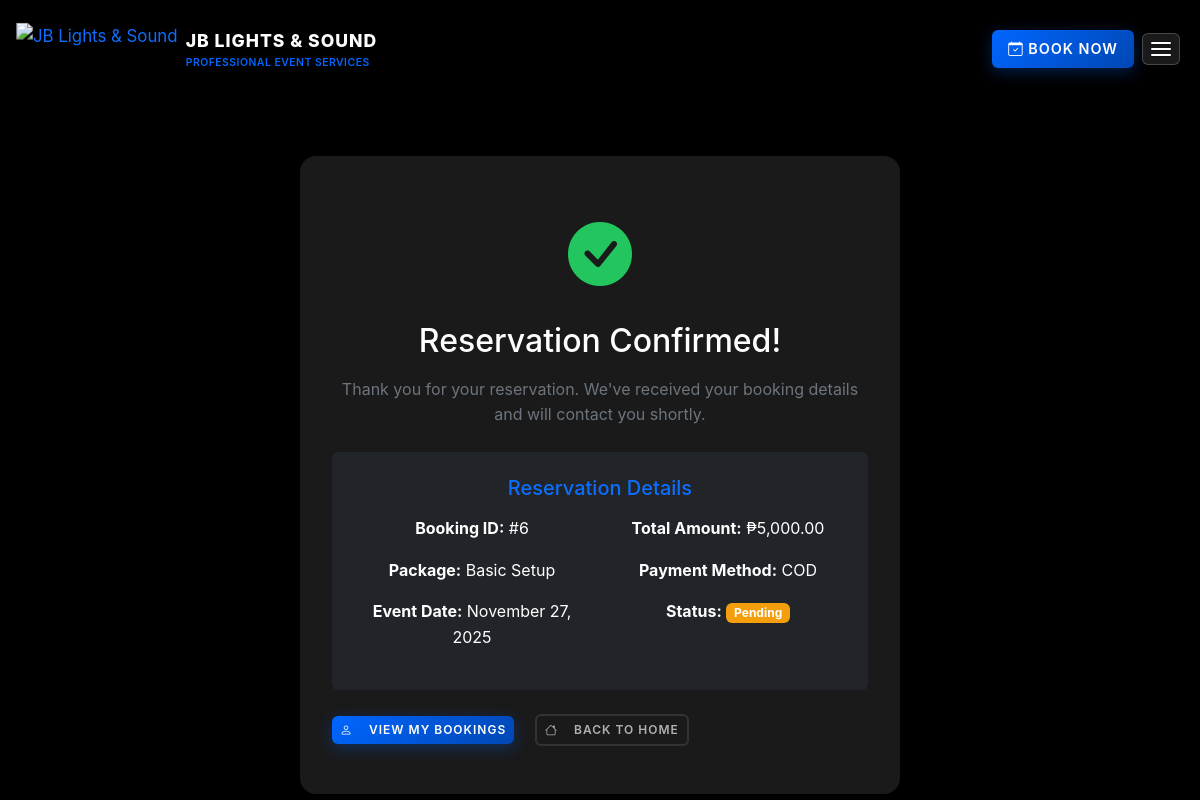
Page /reservation_success.php?id=6 (signed in) on the earlier database version.
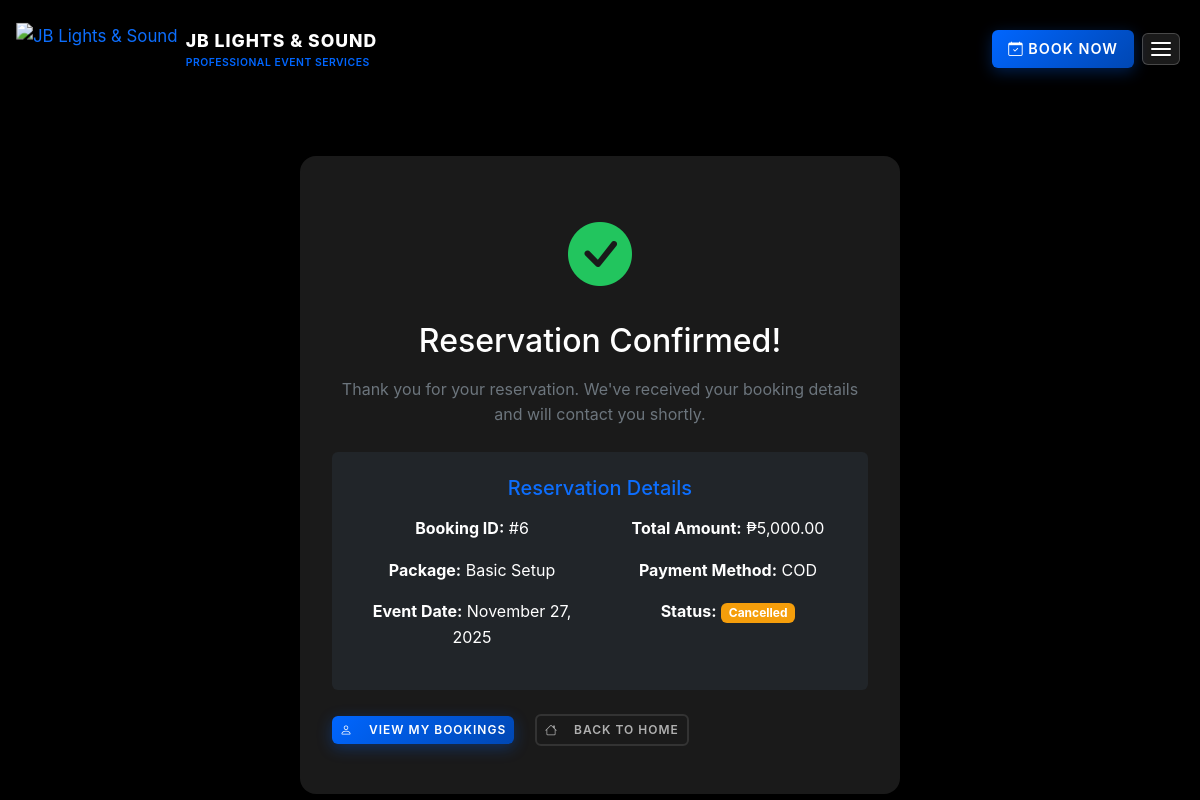
Same page on the later database version.
### tables this page shows
CREATE TABLE `reservations` (
  `id` int(11) NOT NULL,
  `contact_name` varchar(100) NOT NULL,
  `contact_email` varchar(100) NOT NULL,
  `contact_phone` varchar(20) NOT NULL,
  `event_type` varchar(50) NOT NULL,
  `event_date` date NOT NULL,
  `start_time` time DEFAULT NULL,
  `end_time` time DEFAULT NULL,
  `event_address` text NOT NULL,
  `event_location` text DEFAULT NULL,
  `landmark_notes` text DEFAULT NULL,
  `preferred_contact` varchar(20) DEFAULT 'phone',
  `social_media_handle` varchar(100) DEFAULT NULL,
  `package` varchar(100) NOT NULL,
  `total_amount` decimal(10,2) NOT NULL,
  `payment_method` varchar(20) NOT NULL,
  `downpayment_amount` decimal(10,2) DEFAULT 0.00,
  `status` varchar(20) DEFAULT 'Pending',
  `created_at` timestamp NOT NULL DEFAULT current_timestamp(),
  `updated_at` timestamp NOT NULL DEFAULT current_timestamp() ON UPDATE current_timestamp()
);

### reservation_success.php (the view, shortened to what this page needs)
<?php
require_once 'db/db_connect.php';
$reservation_id = $_GET['id'] ?? 0;
$user = getCurrentUser();
$reservation = null;
if ($reservation_id > 0) {
    $stmt = $conn->prepare("SELECT * FROM reservations WHERE id = ? AND contact_email = ?");
    $stmt->bind_param("is", $reservation_id, $user['email']);
    $stmt->execute();
    $result = $stmt->get_result();
    $reservation = $result->fetch_assoc();
}
?>
<!DOCTYPE html>
<html lang="en">
<head>
    <link href="https://cdn.jsdelivr.net/npm/bootstrap@5.3.2/dist/css/bootstrap.min.css" rel="stylesheet">
    <link href="https://cdn.jsdelivr.net/npm/bootstrap-icons@1.11.3/font/bootstrap-icons.css" rel="stylesheet">
    <link rel="stylesheet" href="css/main.css">
</head>
<body class="dark-mode">
    <header class="main-header">
    <header class="main-header">
        <div class="header-container">
            <a href="index.php" class="logo">
                <img src="https://i.imgur.com/wOkfD9T.jpeg" alt="JB Lights & Sound" class="logo-image">
                <div class="logo-text">
                    <span class="logo-main">JB LIGHTS & SOUND</span>
                    <span class="logo-sub">PROFESSIONAL EVENT SERVICES</span>
                </div>
            </a>
            <nav class="main-nav">
                <a href="reservation.php" class="btn btn-primary me-2 d-none d-md-inline-block">
                    <i class="bi bi-calendar-check"></i> BOOK NOW
                </a>
                <button class="menu-toggle">
                    <div class="hamburger">
                        <span></span>
                        <span></span>
                        <span></span>
                    </div>
                </button>
            </nav>
        </div>
    </header>
    <main class="reservation-page">
        <div class="container">
            <div class="row justify-content-center">
                <div class="col-lg-8">
                    <div class="success-card">
                        <div class="success-icon">
                            <i class="bi bi-check-circle-fill text-success"></i>
                        </div>
                        <h2 class="text-white mb-3">Reservation Confirmed!</h2>
                        <p class="text-secondary mb-4">Thank you for your reservation. We've received your booking details and will contact you shortly.</p>
                        <div class="reservation-details bg-dark rounded p-4 mb-4">
                            <h5 class="text-primary mb-3">Reservation Details</h5>
                            <div class="row">
                                <div class="col-md-6">
                                    <p><strong>Booking ID:</strong> #<?php echo $reservation['id']; ?></p>
                                    <p><strong>Package:</strong> <?php echo htmlspecialchars($reservation['package']); ?></p>
                                    <p><strong>Event Date:</strong> <?php echo date('F j, Y', strtotime($reservation['event_date'])); ?></p>
                                </div>
                                <div class="col-md-6">
                                    <p><strong>Total Amount:</strong> ₱<?php echo number_format($reservation['total_amount'], 2); ?></p>
                                    <p><strong>Payment Method:</strong> <?php echo strtoupper($reservation['payment_method']); ?></p>
                                    <p><strong>Status:</strong> <span class="badge bg-warning"><?php echo $reservation['status']; ?></span></p>
                                </div>
                            </div>
                        </div>
                        <div class="action-buttons">
                            <a href="profile.php" class="btn btn-primary me-3">
                                <i class="bi bi-person me-2"></i>View My Bookings
                            </a>
                            <a href="index.php" class="btn btn-secondary">
                                <i class="bi bi-house me-2"></i>Back to Home
                            </a>
                        </div>
                    </div>
                </div>
            </div>
        </div>
    </main>
</body>
</html>

### css/base/variables.css (style rules this page uses)
:root { --black: #000000; --dark: #0a0a0a; --dark-gray: #1a1a1a; --medium-gray: #2a2a2a; --light-gray: #3a3a3a; --blue: #0066ff; --blue-dark: #0052cc; --blue-light: #3385ff; --white: #ffffff; --text-primary: #ffffff; --text-secondary: #b0b0b0; --text-muted: #666666; --accent: #0066ff; --border: #333333; --shadow: 0 4px 12px rgba(0, 0, 0, 0.3); --shadow-lg: 0 8px 30px rgba(0, 0, 0, 0.4); --gradient: linear-gradient(135deg, #0066ff 0%, #0047b3 100%); }

### css/components/buttons.css (style rules this page uses)
.btn { display: inline-flex; align-items: center; gap: 0.5rem; padding: 1rem 2rem; border: none; border-radius: 6px; font-weight: 600; text-decoration: none; text-transform: uppercase; letter-spacing: 1px; transition: all 0.3s ease; cursor: pointer; font-size: 0.9rem; }
.btn-primary { background: var(--gradient); color: var(--white); box-shadow: 0 4px 15px rgba(0, 102, 255, 0.3); }
.btn-secondary { background: transparent; color: var(--text-secondary); border: 2px solid var(--border); }

### css/components/cards.css (style rules this page uses)
.success-card { text-align: center; background: var(--dark-gray); border-radius: 16px; padding: 3rem 2rem; margin: 2rem auto; max-width: 600px; box-shadow: var(--shadow); }
.success-icon { font-size: 4rem; color: var(--blue); margin-bottom: 1rem; }

### css/components/header.css (style rules this page uses)
.main-header { position: fixed; top: 0; left: 0; right: 0; background: linear-gradient( to bottom, rgba(0, 0, 0, 0.4) 0%, rgba(0, 0, 0, 0.1) 70%, transparent 100% ); backdrop-filter: none; border-bottom: 1px solid transparent; z-index: 1000; padding: 1.5rem 0; transition: all 0.4s cubic-bezier(0.4, 0, 0.2, 1); }
.main-header:not(.scrolled) .logo-image { filter: drop-shadow(0 2px 6px rgba(0, 0, 0, 0.6)); transform: scale(1.05); transition: all 0.3s ease; }
.main-header:not(.scrolled) .menu-toggle { background: rgba(255, 255, 255, 0.1); border: 1px solid rgba(255, 255, 255, 0.2); }
.main-header:not(.scrolled) .hamburger span { background: var(--white); box-shadow: 0 1px 2px rgba(0, 0, 0, 0.3); }
.header-container { max-width: 1200px; margin: 0 auto; padding: 0 20px; display: flex; justify-content: space-between; align-items: center; }
.logo { display: flex; align-items: center; gap: 12px; text-decoration: none; }
.logo-image { height: 45px; width: auto; }
.logo-text { display: flex; flex-direction: column; }
.logo-main { font-size: 1.1rem; font-weight: 800; color: var(--white); letter-spacing: 1px; }
.logo-sub { font-size: 0.65rem; color: var(--blue); font-weight: 600; letter-spacing: 0.5px; text-transform: uppercase; }
.main-header .logo-image { height: 50px; }

### css/components/navigation.css (style rules this page uses)
.main-nav { display: flex; align-items: center; }
.main-nav .btn-primary { padding: 0.5rem 1rem; font-size: 0.9rem; margin-right: 1rem; }
.menu-toggle { display: flex; flex-direction: column; cursor: pointer; padding: 0.5rem; transition: all 0.3s ease; color: var(--text-primary); background: none; border: none; border-radius: 6px; }
.hamburger { display: flex; flex-direction: column; gap: 4px; }
.hamburger span { display: block; width: 20px; height: 2px; background: var(--white); transition: 0.3s; border-radius: 2px; }

### css/pages/reservation.css (style rules this page uses)
.reservation-page { padding: 100px 0 60px; background: var(--black); min-height: 100vh; }

### css/pages/admin.css (style rules this page uses)
.action-buttons { display: flex; align-items: center; gap: 0.3rem; flex-wrap: nowrap; }
.action-buttons .btn { padding: 0.3rem 0.5rem; font-size: 0.75rem; min-width: 32px; display: flex; align-items: center; justify-content: center; }
.text-success { color: #22c55e !important; }
.bg-warning { background-color: #f59e0b !important; }

### css/utilities/helpers.css (style rules this page uses)
.mb-3 { margin-bottom: 3rem; }

Differences in the rows shown:
changed reservations "Basic Setup": status "Pending" → "Cancelled"
